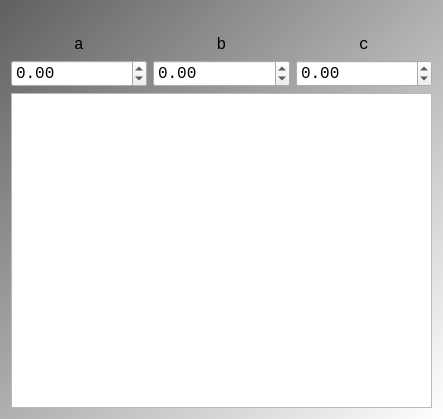
<?xml version="1.0" encoding="UTF-8"?>
<ui version="4.0">
 <class>QtQuadraticSolverMainDialog</class>
 <widget class="QDialog" name="QtQuadraticSolverMainDialog">
  <property name="geometry">
   <rect>
    <x>0</x>
    <y>0</y>
    <width>443</width>
    <height>419</height>
   </rect>
  </property>
  <property name="font">
   <font>
    <family>Courier New</family>
    <pointsize>12</pointsize>
   </font>
  </property>
  <property name="windowTitle">
   <string>QuadraticSolver</string>
  </property>
  <property name="windowIcon">
   <iconset>
    <normaloff>:/images/ToolQuadraticSolverIcon14x14.png</normaloff>:/images/ToolQuadraticSolverIcon14x14.png</iconset>
  </property>
  <property name="styleSheet">
   <string notr="true">QDialog { 
background-color: qlineargradient(x1: 0, y1: 0, x2: 1, y2: 1, stop: 0  #606060, stop: 1 #ffffff);
}

QLabel { font: 24px, &quot;Courier&quot; }
QPushButton { font: 24px, &quot;Courier&quot; }</string>
  </property>
  <layout class="QVBoxLayout" name="verticalLayout">
   <item>
    <widget class="QLabel" name="label">
     <property name="text">
      <string/>
     </property>
     <property name="pixmap">
      <pixmap resource="QuadraticSolver.qrc">:/QuadraticSolver/images/ToolQuadraticSolverFormula.png</pixmap>
     </property>
     <property name="alignment">
      <set>Qt::AlignCenter</set>
     </property>
    </widget>
   </item>
   <item>
    <layout class="QHBoxLayout" name="horizontalLayout_2">
     <item>
      <widget class="QLabel" name="label_a">
       <property name="text">
        <string>a</string>
       </property>
       <property name="alignment">
        <set>Qt::AlignCenter</set>
       </property>
      </widget>
     </item>
     <item>
      <widget class="QLabel" name="label_b">
       <property name="text">
        <string>b</string>
       </property>
       <property name="alignment">
        <set>Qt::AlignCenter</set>
       </property>
      </widget>
     </item>
     <item>
      <widget class="QLabel" name="label_c">
       <property name="text">
        <string>c</string>
       </property>
       <property name="alignment">
        <set>Qt::AlignCenter</set>
       </property>
      </widget>
     </item>
    </layout>
   </item>
   <item>
    <layout class="QHBoxLayout" name="horizontalLayout">
     <item>
      <widget class="QDoubleSpinBox" name="box_a">
       <property name="minimum">
        <double>-1000000000.000000000000000</double>
       </property>
       <property name="maximum">
        <double>1000000000.000000000000000</double>
       </property>
      </widget>
     </item>
     <item>
      <widget class="QDoubleSpinBox" name="box_b">
       <property name="minimum">
        <double>-1000000000.000000000000000</double>
       </property>
       <property name="maximum">
        <double>1000000000.000000000000000</double>
       </property>
      </widget>
     </item>
     <item>
      <widget class="QDoubleSpinBox" name="box_c">
       <property name="minimum">
        <double>-1000000000.000000000000000</double>
       </property>
       <property name="maximum">
        <double>1000000000.000000000000000</double>
       </property>
      </widget>
     </item>
    </layout>
   </item>
   <item>
    <widget class="QTextEdit" name="text">
     <property name="font">
      <font>
       <family>Courier New</family>
       <pointsize>8</pointsize>
      </font>
     </property>
     <property name="readOnly">
      <bool>true</bool>
     </property>
    </widget>
   </item>
  </layout>
 </widget>
 <resources>
  <include location="QuadraticSolver.qrc"/>
 </resources>
 <connections/>
</ui>
